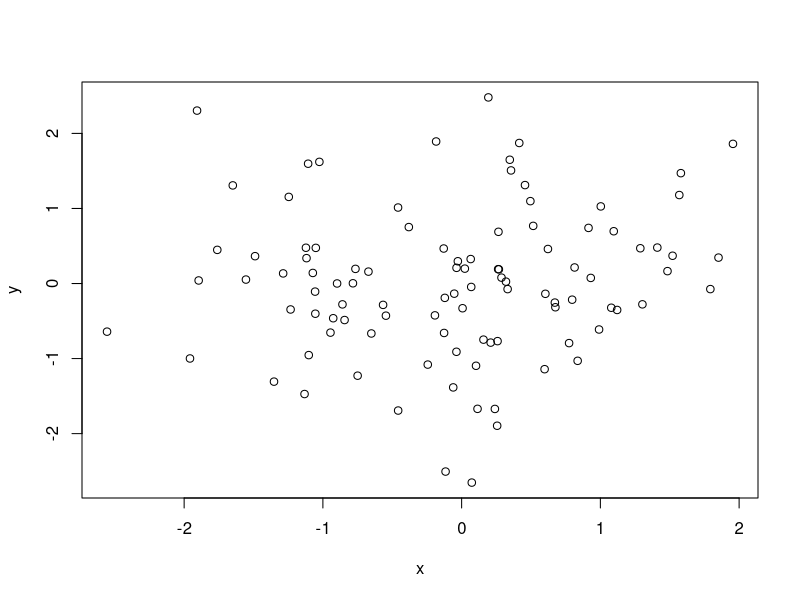
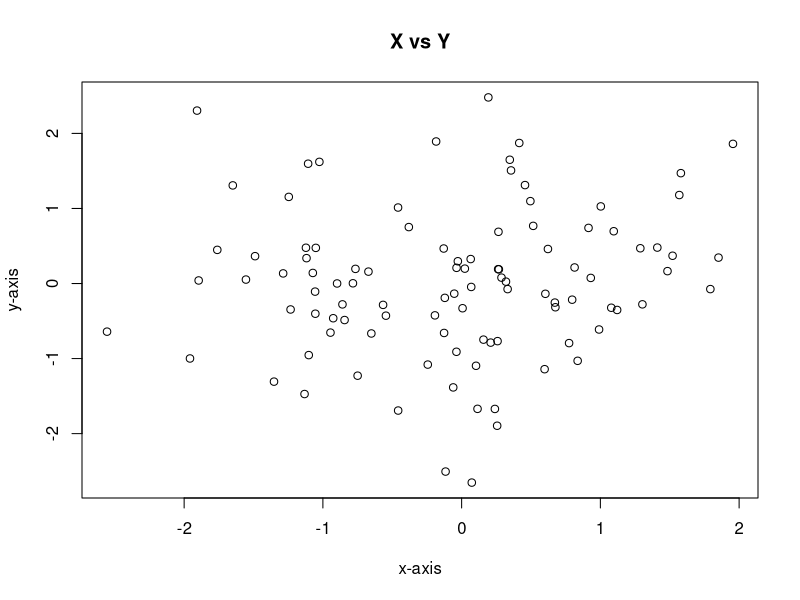
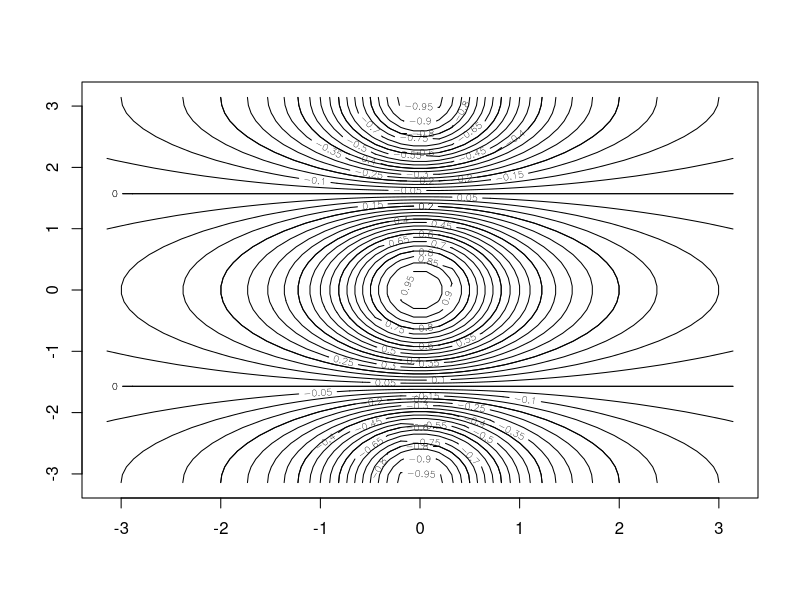
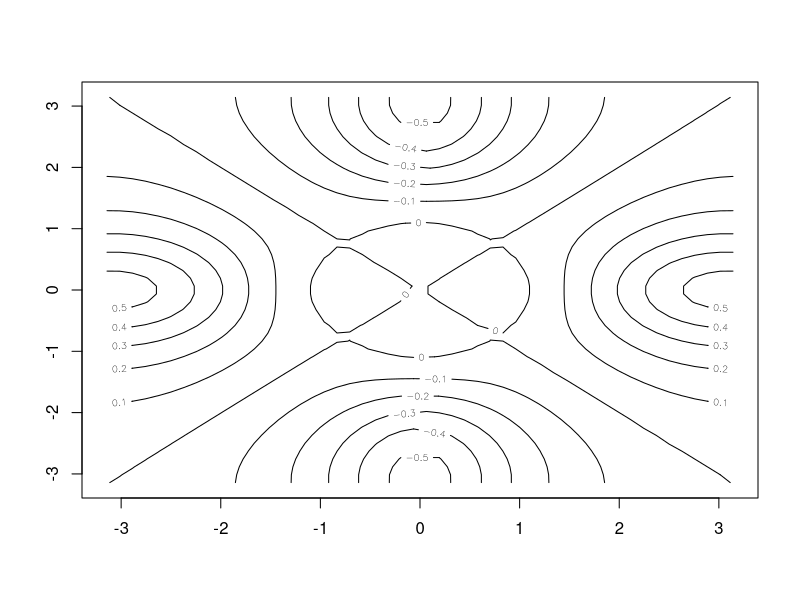
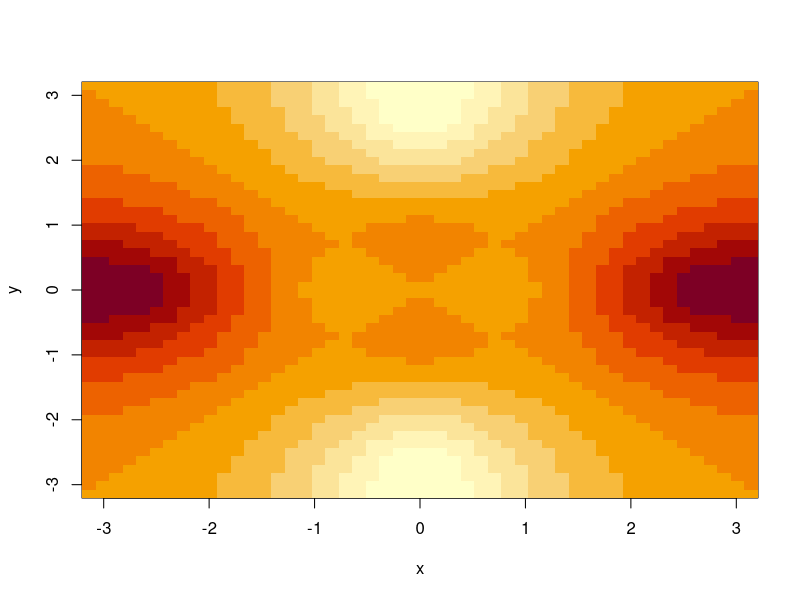
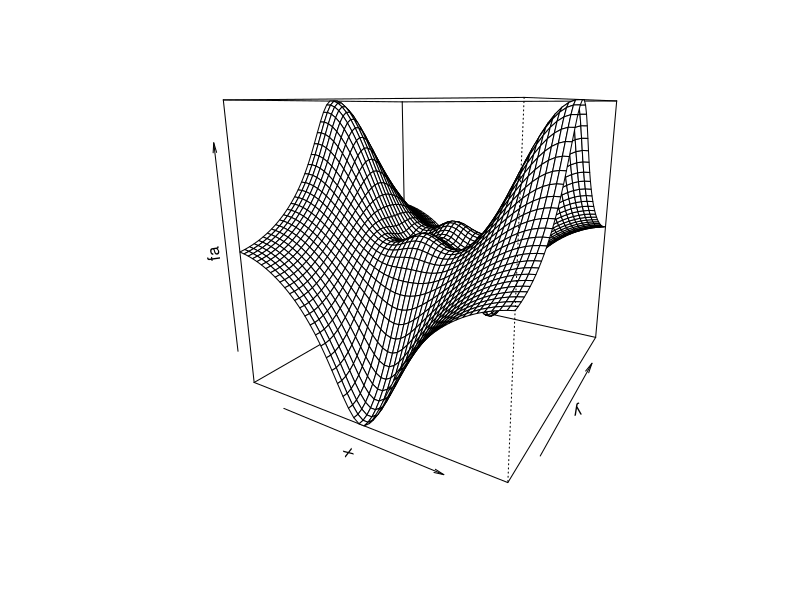
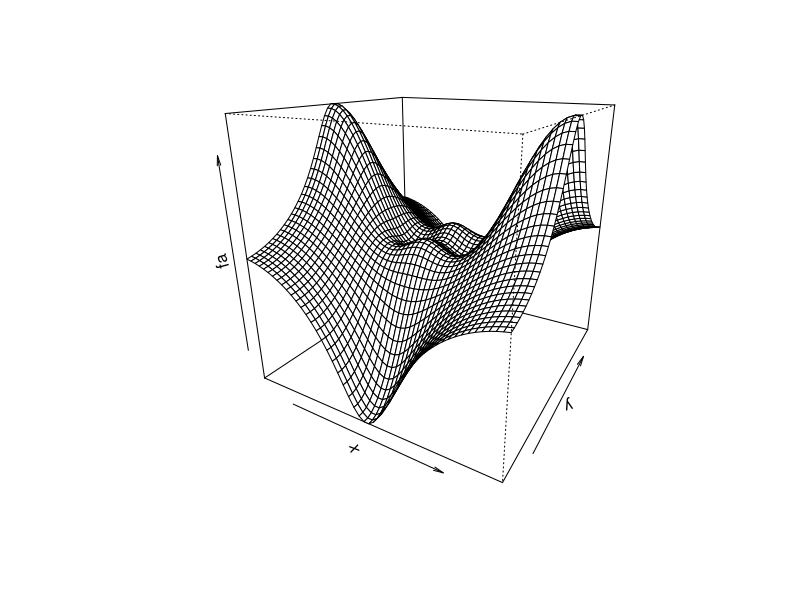
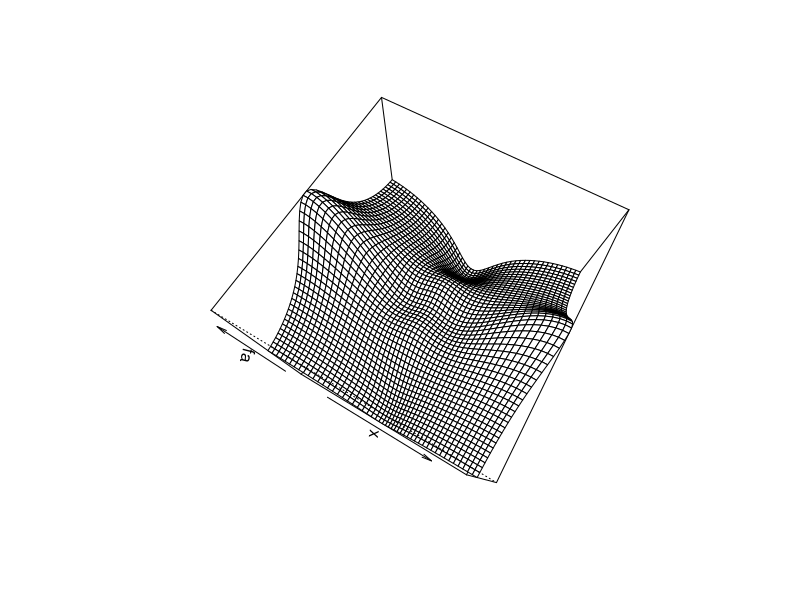

Recreate these plots in R, in order.
## ---- chunk 1
x <- rnorm(100)
y <- rnorm(100)

plot(x, y)
plot(x, y, 
     xlab = "x-axis",
     ylab = "y-axis",
     main = "X vs Y"
     )
## ---- chunk 2
pdf("figure.pdf")
plot(x, y, col = 'green')
dev.off()
## ---- chunk 3
x <- seq(1, 10)
print(x)

x <- 1:10
print(x)

x <- seq(-pi, pi, length = 50)
print(x)
## ---- chunk 4
y <- x
f <- outer(x, y, function(x, y) cos(y) / (1 + x^2))
contour(x,y, f)

contour(x, y, f, nlevels = 45, add = T )
fa <- (f-t(f)) / 2
contour(x,y, fa, nlevels = 15)
## ---- chunk 5
image(x, y, fa)
persp(x, y, fa, theta = 30)
persp(x, y, fa, theta = 30, phi = 20)
persp(x, y, fa, theta = 30, phi = 70)
persp(x, y, fa, theta = 30, phi = 40)
